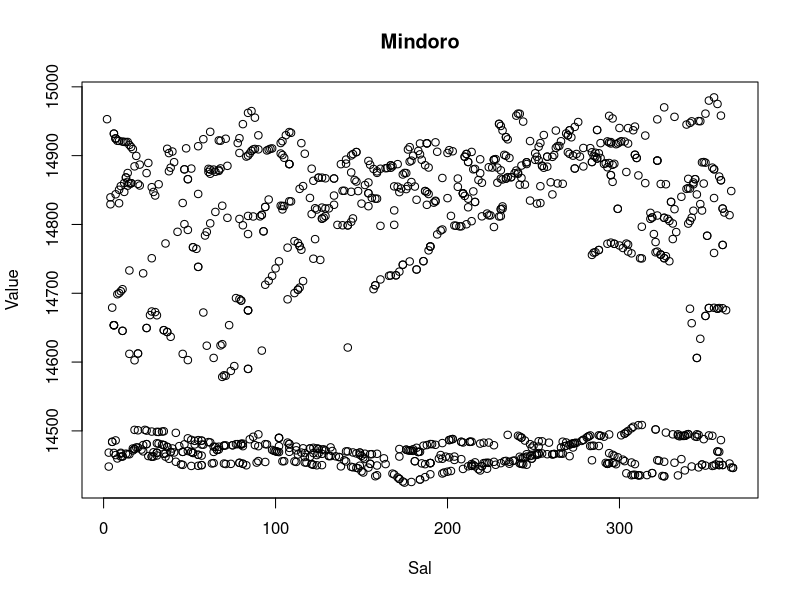
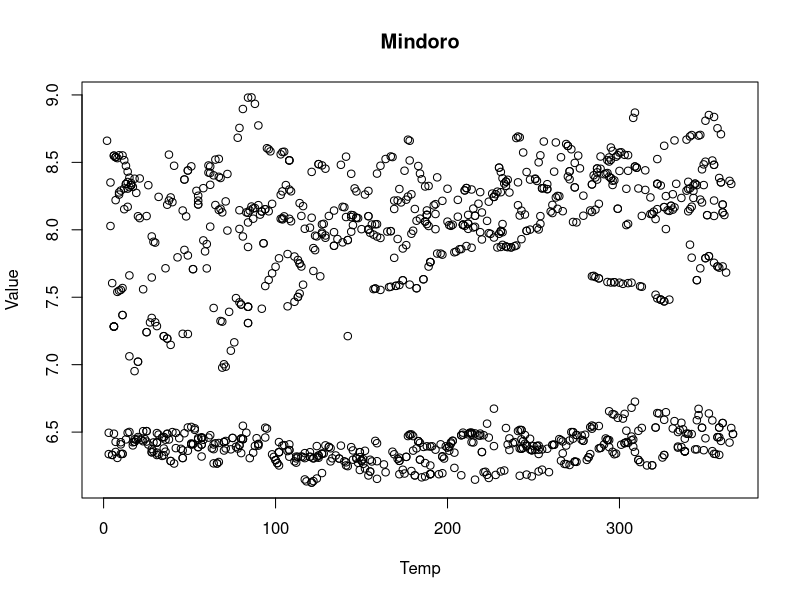
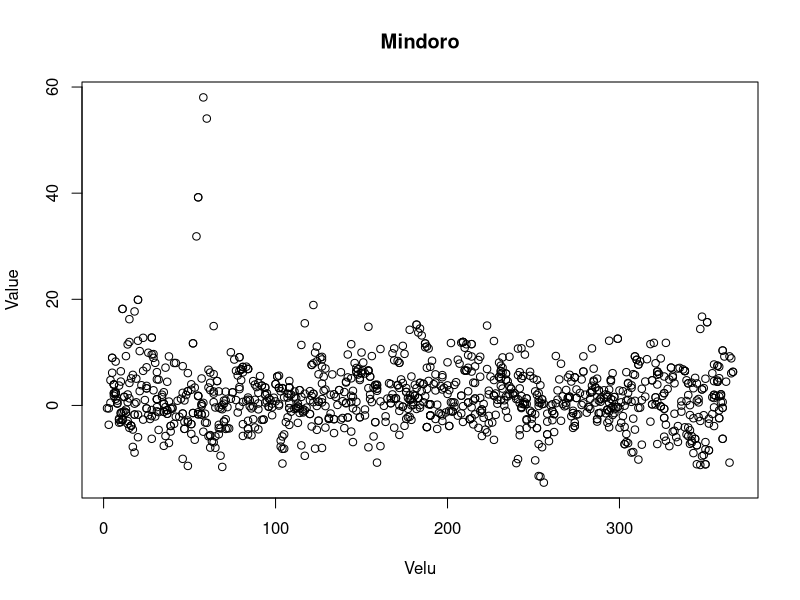
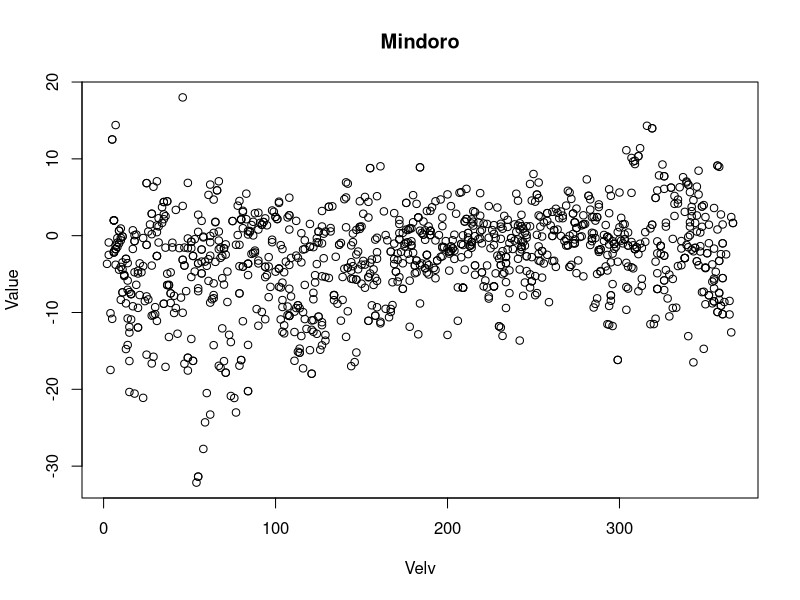
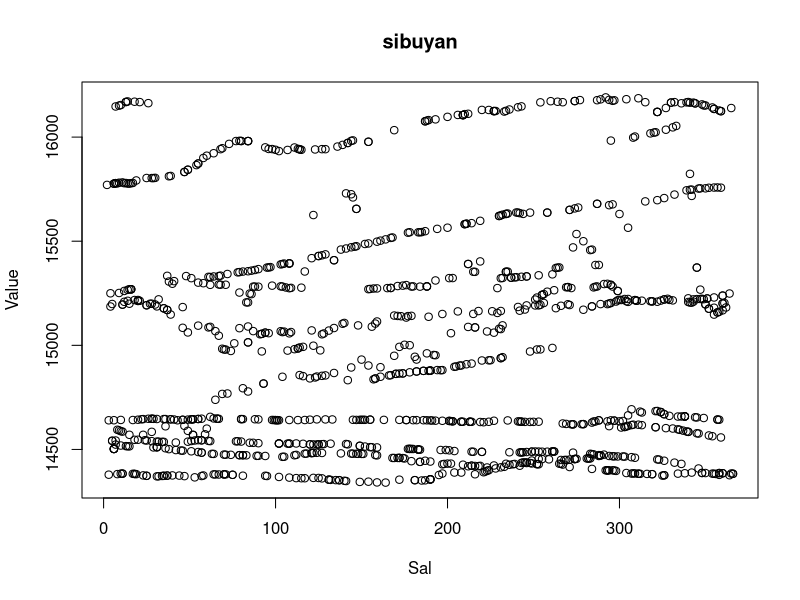
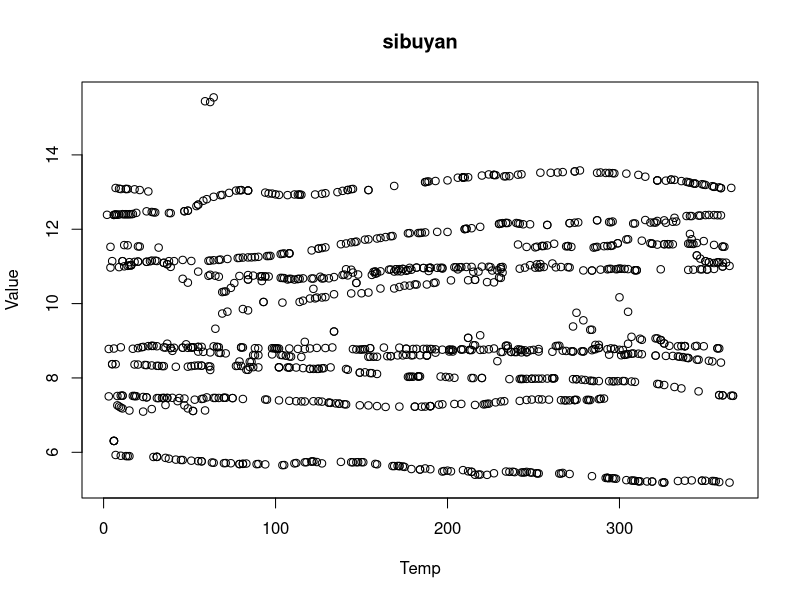
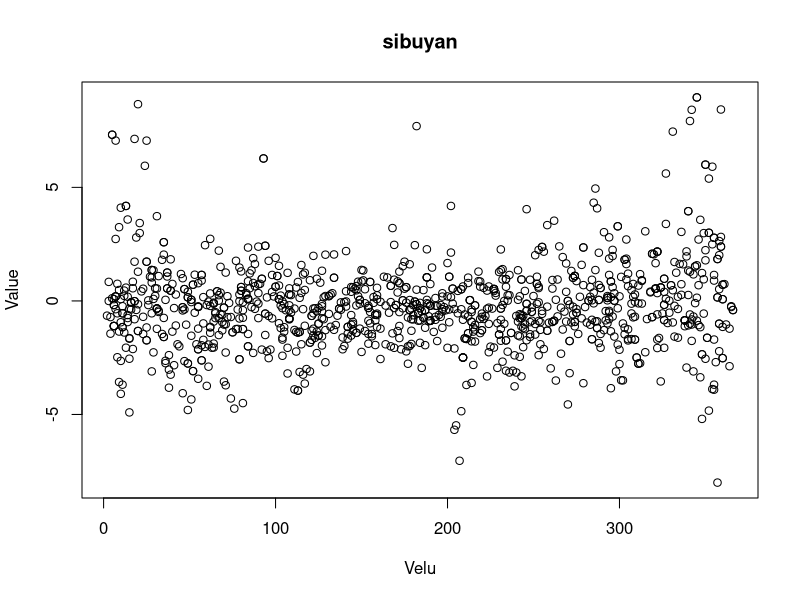
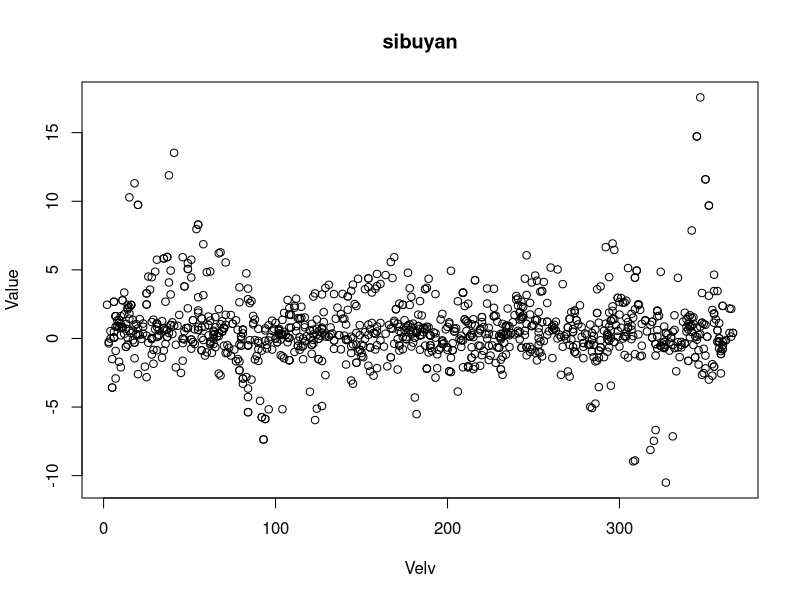

Write the R code that produced these figures, in order.
library(tidyverse)
library(lubridate)


mega = read.csv("finalAnno.CSV")



 mega = mega[! (mega$Location == "Mindoro" & mega$Variable == "Sal" & mega$Layer ==0 & mega$Value<13000),]
 mega = mega[! (mega$Location == "Mindoro" & mega$Variable == "Velu" & mega$Layer ==0 & mega$Value>1500),]
 mega = mega[! (mega$Location == "Mindoro" & mega$Variable == "Velv" & mega$Layer ==0 & mega$Value>1000),]
 mega = mega[! (mega$Location == "sibuyan" & mega$Variable == "Sal" & mega$Layer ==0 & mega$Value<13000),]
 mega = mega[! (mega$Location == "sibuyan" & mega$Variable == "Velu" & mega$Layer ==0 & mega$Value>1000),]
 mega = mega[! (mega$Location == "sibuyan" & mega$Variable == "Velv" & mega$Layer ==0 & mega$Value>1000),]
 mega = mega[! (mega$Location == "southsibuyan" & mega$Variable == "Sal" & mega$Layer ==0 & mega$Value<12500),]
 mega = mega[! (mega$Location == "southsibuyan" & mega$Variable == "Velu" & mega$Layer ==0 & mega$Value>1000),]
 mega = mega[! (mega$Location == "southsibuyan" & mega$Variable == "Velv" & mega$Layer ==0 & mega$Value>1000),]
 mega = mega[! (mega$Location == "surigao" & mega$Variable == "Sal" & mega$Layer ==0 & mega$Value<12500),]
 mega = mega[! (mega$Location == "surigao" & mega$Variable == "Velu" & mega$Layer ==0 & mega$Value>1000),]
 mega = mega[! (mega$Location == "surigao" & mega$Variable == "Velv" & mega$Layer ==0 & mega$Value>1000),]
 mega = mega[! (mega$Location == "tablas" & mega$Variable == "Sal" & mega$Layer ==0 & mega$Value<12500),]
 mega = mega[! (mega$Location == "tablas" & mega$Variable == "Velu" & mega$Layer ==0 & mega$Value>1000),]
 mega = mega[! (mega$Location == "tablas" & mega$Variable == "Velv" & mega$Layer ==0 & mega$Value>1000),]
 mega = mega[! (mega$Location == "Visayan" & mega$Variable == "Sal" & mega$Layer ==0 & mega$Value<12500),]
 mega = mega[! (mega$Location == "Visayan" & mega$Variable == "Velu" & mega$Layer ==0 & mega$Value>1000),]
 mega = mega[! (mega$Location == "Visayan" & mega$Variable == "Velv" & mega$Layer ==0 & mega$Value>1000),]
 
 
 mega = mega[! (mega$Location == "Mindoro" & mega$Variable == "Sal" & mega$Layer ==1 & mega$Value<13000),]
 mega = mega[! (mega$Location == "Mindoro" & mega$Variable == "Temp" & mega$Layer ==1 & mega$Value>10),]
 mega = mega[! (mega$Location == "Mindoro" & mega$Variable == "Velu" & mega$Layer ==1 & mega$Value<(-1000)),]
 mega = mega[! (mega$Location == "Mindoro" & mega$Variable == "Velv" & mega$Layer ==1 & mega$Value>1000),]
 mega = mega[! (mega$Location == "sibuyan" & mega$Variable == "Sal" & mega$Layer ==1 & mega$Value<14000),]
 mega = mega[! (mega$Location == "sibuyan" & mega$Variable == "Velu" & mega$Layer ==1 & mega$Value<(-1000)),]
 mega = mega[! (mega$Location == "sibuyan" & mega$Variable == "Velv" & mega$Layer ==1 & mega$Value>1000),]
 mega = mega[! (mega$Location == "southsibuyan" & mega$Variable == "Sal" & mega$Layer ==1 & mega$Value<14000),]
 mega = mega[! (mega$Location == "southsibuyan" & mega$Variable == "Velu" & mega$Layer ==1 & mega$Value<(-1000)),]
 mega = mega[! (mega$Location == "southsibuyan" & mega$Variable == "Velv" & mega$Layer ==1 & mega$Value>1000),]
 mega = mega[! (mega$Location == "surigao" & mega$Variable == "Sal" & mega$Layer ==1 & mega$Value<12000),]
 mega = mega[! (mega$Location == "surigao" & mega$Variable == "Velu" & mega$Layer ==1 & mega$Value<(-2000)),]
 mega = mega[! (mega$Location == "surigao" & mega$Variable == "Velv" & mega$Layer ==1 & mega$Value>1000),]
 mega = mega[! (mega$Location == "tablas" & mega$Variable == "Sal" & mega$Layer ==1 & mega$Value<12500),]
 mega = mega[! (mega$Location == "tablas" & mega$Variable == "Velu" & mega$Layer ==1 & mega$Value<(-1000)),]
 mega = mega[! (mega$Location == "tablas" & mega$Variable == "Velv" & mega$Layer ==1 & mega$Value>1000),]

 







mega$date = mdy(mega$date)
mega$day = yday(mega$date)


locs = names(table(mega$Location))
vars = names(table(mega$Variable))



  for (w in 1:5) {
    for (x in 1:4) {
      mega %>% 
        filter(Location == locs[w], Variable == vars[x], Layer == 1) -> gra
      
      plot(Value~day,data=gra,xlab = vars[x], main = locs[w])
    }
  }

#  "Mindoro"      "sibuyan"      "southsibuyan" "surigao"      "tablas"       "Visayan"     
#   "Sal"         "Temp"          "Velu"        "Velv"


w = 1    # location
x = 4   # var



mega %>% 
  filter(Location == locs[w], Variable == vars[x], Layer == 0) -> gra

plot(Value~day, data = gra, xlab = vars[x], main = locs[w])


annolm <- lm(Value  ~ sin((2*pi/365)*day)+cos((2*pi/365)*day)
            +sin((4*pi/365)*day)+cos((4*pi/365)*day),data=gra)

annolm <- lm(Value  ~ sin((2*pi/365)*day)+cos((2*pi/365)*day),data=gra)



mod = predict(annolm, data.frame(day = 1:365))

lines(1:365,mod,col=2)

mod = as.data.frame(mod)$mod


lines = cbind(lines, mindorovelv = mod)


write.csv(lines, "modeledAnno.csv")

